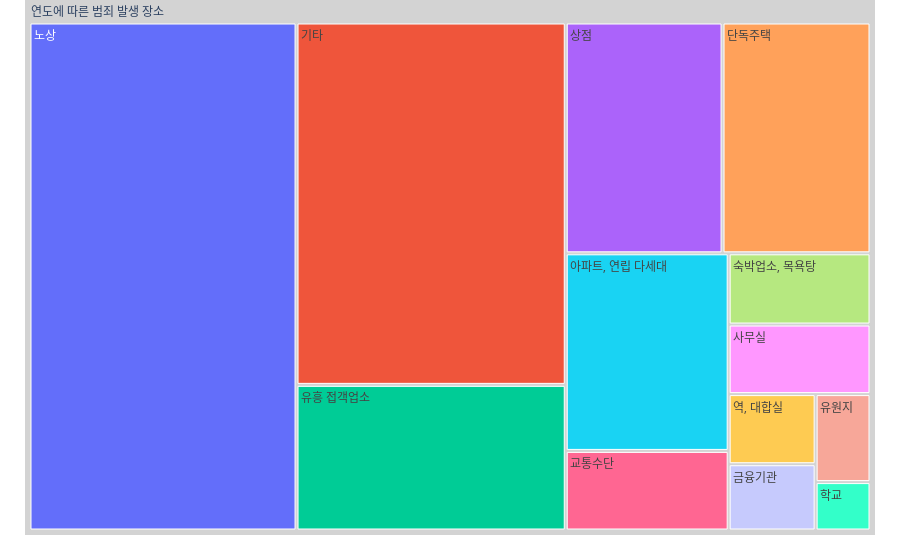

This figure's notebook cell:
### Code cell
import pandas as pd
import plotly.express as px

crime_data = pd.read_csv(
    file_paths[0], encoding='cp949').dropna().drop(columns='범죄명')
crime_data = crime_data.groupby('장소').sum().reset_index()

# Create a treemap
fig = px.treemap(crime_data, path=[px.Constant(
    "연도에 따른 범죄 발생 장소"), '장소'], values='발생건수')
fig.update_traces(root_color="lightgrey")
fig.update_layout(margin=dict(t=25, l=25, r=25, b=25))

# Display the treemap
fig.show()

### Figure 1 — Plotly figure (JSON) as saved in the notebook; plotly's stock layout.template omitted (floating-point values rounded to 4 significant figures)
{"data": [{"branchvalues": "total", "domain": {"x": [0, 1], "y": [0, 1]}, "hovertemplate": "labels=%{label}<br>발생건수=%{value}<br>parent=%{parent}<br>id=%{id}<extra></extra>", "ids": ["연도에 따른 범죄 발생 장소/교통수단", "연도에 따른 범죄 발생 장소/금융기관", "연도에 따른 범죄 발생 장소/기타", "연도에 따른 범죄 발생 장소/노상", "연도에 따른 범죄 발생 장소/단독주택", "연도에 따른 범죄 발생 장소/사무실", "연도에 따른 범죄 발생 장소/상점", "연도에 따른 범죄 발생 장소/숙박업소, 목욕탕", "연도에 따른 범죄 발생 장소/아파트, 연립 다세대", "연도에 따른 범죄 발생 장소/역, 대합실", "연도에 따른 범죄 발생 장소/유원지 ", "연도에 따른 범죄 발생 장소/유흥 접객업소", "연도에 따른 범죄 발생 장소/학교", "연도에 따른 범죄 발생 장소"], "labels": ["교통수단", "금융기관", "기타", "노상", "단독주택", "사무실", "상점", "숙박업소, 목욕탕", "아파트, 연립 다세대", "역, 대합실", "유원지 ", "유흥 접객업소", "학교", "연도에 따른 범죄 발생 장소"], "name": "", "parents": ["연도에 따른 범죄 발생 장소", "연도에 따른 범죄 발생 장소", "연도에 따른 범죄 발생 장소", "연도에 따른 범죄 발생 장소", "연도에 따른 범죄 발생 장소", "연도에 따른 범죄 발생 장소", "연도에 따른 범죄 발생 장소", "연도에 따른 범죄 발생 장소", "연도에 따른 범죄 발생 장소", "연도에 따른 범죄 발생 장소", "연도에 따른 범죄 발생 장소", "연도에 따른 범죄 발생 장소", "연도에 따른 범죄 발생 장소", ""], "root": {"color": "lightgrey"}, "type": "treemap", "values": [3094, 1375, 23279, 32372, 8150, 2354, 8635, 2410, 7682, 1455, 1152, 9356, 634, 101948]}], "layout": {"legend": {"tracegroupgap": 0}, "margin": {"b": 25, "l": 25, "r": 25, "t": 0}}}
